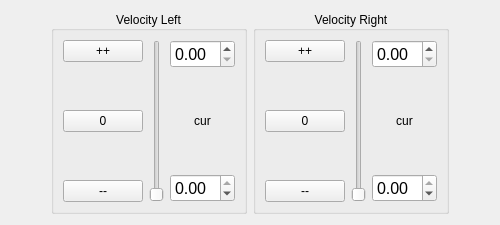
                    <widget class="QWidget" name="steering_control_separate_tab_widget">
                      <attribute name="title">
                        <string>Seperate</string>
                      </attribute>
                      <layout class="QHBoxLayout" name="steering_control_separate_tab_widget_horizontal_layout">
                        <item>
                          <spacer name="steering_control_separate_tab_widget_horizontal_layout_upper_spacer">
                            <property name="orientation">
                              <enum>Qt::Horizontal</enum>
                            </property>
                            <property name="sizeHint" stdset="0">
                              <size>
                                <width>40</width>
                                <height>20</height>
                              </size>
                            </property>
                          </spacer>
                        </item>
                        <item>
                          <layout class="QHBoxLayout" name="steering_control_separate_horizontal_layout">
                            <!-- steering control separate left start -->
                            <item>
                              <widget class="QGroupBox" name="steering_control_separate_left_group_box">
                                <property name="title">
                                  <string>Velocity Left</string>
                                </property>
                                <property name="alignment">
                                  <set>Qt::AlignCenter</set>
                                </property>

                                <layout class="QHBoxLayout" name="steering_control_separate_left_horizontal_layout">
                                  <item>
                                    <layout class="QVBoxLayout" name="steering_control_separate_left_button">
                                      <item>
                                        <widget class="QPushButton" name="steering_control_separate_left_button_increase">
                                          <property name="text">
                                            <string>++</string>
                                          </property>
                                        </widget>
                                      </item>
                                      <item>
                                        <spacer name="steering_control_separate_left_button_upper_spacer">
                                          <property name="orientation">
                                            <enum>Qt::Vertical</enum>
                                          </property>
                                          <property name="sizeHint" stdset="0">
                                            <size>
                                              <width>20</width>
                                              <height>40</height>
                                            </size>
                                          </property>
                                        </spacer>
                                      </item>
                                      <item>
                                        <widget class="QPushButton" name="steering_control_separate_button_left_reset">
                                          <property name="text">
                                            <string>0</string>
                                          </property>
                                        </widget>
                                      </item>
                                      <item>
                                        <spacer name="steering_control_separate_left_button_lower_spacer">
                                          <property name="orientation">
                                            <enum>Qt::Vertical</enum>
                                          </property>
                                          <property name="sizeHint" stdset="0">
                                            <size>
                                              <width>20</width>
                                              <height>40</height>
                                            </size>
                                          </property>
                                        </spacer>
                                      </item>
                                      <item>
                                        <widget class="QPushButton" name="steering_control_separate_left_button_decrease">
                                          <property name="text">
                                            <string>--</string>
                                          </property>
                                        </widget>
                                      </item>
                                    </layout>
                                  </item>
                                  <item>
                                    <widget class="QSlider" name="steering_control_separate_left_slider">
                                      <property name="orientation">
                                        <enum>Qt::Vertical</enum>
                                      </property>
                                    </widget>
                                  </item>
                                  <item>
                                    <layout class="QVBoxLayout" name="steering_control_separate_left_value">
                                      <item>
                                        <widget class="QDoubleSpinBox" name="steering_control_separate_left_value_maximum">
                                          <property name="font">
                                            <font>
                                              <pointsize>12</pointsize>
                                            </font>
                                          </property>
                                          <property name="minimum">
                                            <double>0.000000000000000</double>
                                          </property>
                                          <property name="maximum">
                                            <double>2.000000000000000</double>
                                          </property>
                                          <property name="singleStep">
                                            <double>0.100000000000000</double>
                                          </property>
                                        </widget>
                                      </item>
                                      <item>
                                        <spacer name="steering_control_separate_left_value_upper_spacer">
                                          <property name="orientation">
                                            <enum>Qt::Vertical</enum>
                                          </property>
                                          <property name="sizeHint" stdset="0">
                                            <size>
                                              <width>20</width>
                                              <height>40</height>
                                            </size>
                                          </property>
                                        </spacer>
                                      </item>
                                      <item>
                                        <widget class="QLabel" name="steering_control_separate_left_value_current">
                                          <property name="text">
                                            <string>cur</string>
                                          </property>
                                          <property name="alignment">
                                            <set>Qt::AlignCenter</set>
                                          </property>
                                        </widget>
                                      </item>
                                      <item>
                                        <spacer name="steering_control_separate_left_value_lower_spacer">
                                          <property name="orientation">
                                            <enum>Qt::Vertical</enum>
                                          </property>
                                          <property name="sizeHint" stdset="0">
                                            <size>
                                              <width>20</width>
                                              <height>40</height>
                                            </size>
                                          </property>
                                        </spacer>
                                      </item>
                                      <item>
                                        <widget class="QDoubleSpinBox" name="steering_control_separate_left_value_minimum">
                                          <property name="font">
                                            <font>
                                              <pointsize>12</pointsize>
                                            </font>
                                          </property>
                                          <property name="minimum">
                                            <double>-2.000000000000000</double>
                                          </property>
                                          <property name="maximum">
                                            <double>0.000000000000000</double>
                                          </property>
                                          <property name="singleStep">
                                            <double>0.100000000000000</double>
                                          </property>
                                        </widget>
                                      </item>
                                    </layout>
                                  </item>
                                </layout>

                              </widget>
                            </item>
                            <!-- steering control separate left end -->

                            <!-- steering control separate right start -->
                            <item>
                              <widget class="QGroupBox" name="steering_control_separate_right_group_box">
                                <property name="title">
                                  <string>Velocity Right</string>
                                </property>
                                <property name="alignment">
                                  <set>Qt::AlignCenter</set>
                                </property>
                                <layout class="QHBoxLayout" name="steering_control_separate_right_horizontal_layout">
                                  <item>
                                    <layout class="QVBoxLayout" name="steering_control_separate_right_button">
                                      <item>
                                        <widget class="QPushButton" name="steering_control_separate_right_button_increase">
                                          <property name="text">
                                            <string>++</string>
                                          </property>
                                        </widget>
                                      </item>
                                      <item>
                                        <spacer name="steering_control_separate_right_button_upper_spacer">
                                          <property name="orientation">
                                            <enum>Qt::Vertical</enum>
                                          </property>
                                          <property name="sizeHint" stdset="0">
                                            <size>
                                              <width>20</width>
                                              <height>40</height>
                                            </size>
                                          </property>
                                        </spacer>
                                      </item>
                                      <item>
                                        <widget class="QPushButton" name="steering_control_separate_button_right_reset">
                                          <property name="text">
                                            <string>0</string>
                                          </property>
                                        </widget>
                                      </item>
                                      <item>
                                        <spacer name="steering_control_separate_right_button_lower_spacer">
                                          <property name="orientation">
                                            <enum>Qt::Vertical</enum>
                                          </property>
                                          <property name="sizeHint" stdset="0">
                                            <size>
                                              <width>20</width>
                                              <height>40</height>
                                            </size>
                                          </property>
                                        </spacer>
                                      </item>
                                      <item>
                                        <widget class="QPushButton" name="steering_control_separate_right_button_decrease">
                                          <property name="text">
                                            <string>--</string>
                                          </property>
                                        </widget>
                                      </item>
                                    </layout>
                                  </item>
                                  <item>
                                    <widget class="QSlider" name="steering_control_separate_right_slider">
                                      <property name="orientation">
                                        <enum>Qt::Vertical</enum>
                                      </property>
                                    </widget>
                                  </item>
                                  <item>
                                    <layout class="QVBoxLayout" name="steering_control_separate_right_value">
                                      <item>
                                        <widget class="QDoubleSpinBox" name="steering_control_separate_right_value_maximum">
                                          <property name="font">
                                            <font>
                                              <pointsize>12</pointsize>
                                            </font>
                                          </property>
                                          <property name="minimum">
                                            <double>0.000000000000000</double>
                                          </property>
                                          <property name="maximum">
                                            <double>2.000000000000000</double>
                                          </property>
                                          <property name="singleStep">
                                            <double>0.100000000000000</double>
                                          </property>
                                        </widget>
                                      </item>
                                      <item>
                                        <spacer name="steering_control_separate_right_value_upper_spacer">
                                          <property name="orientation">
                                            <enum>Qt::Vertical</enum>
                                          </property>
                                          <property name="sizeHint" stdset="0">
                                            <size>
                                              <width>20</width>
                                              <height>40</height>
                                            </size>
                                          </property>
                                        </spacer>
                                      </item>
                                      <item>
                                        <widget class="QLabel" name="steering_control_separate_right_value_current">
                                          <property name="text">
                                            <string>cur</string>
                                          </property>
                                          <property name="alignment">
                                            <set>Qt::AlignCenter</set>
                                          </property>
                                        </widget>
                                      </item>
                                      <item>
                                        <spacer name="steering_control_separate_right_value_lower_spacer">
                                          <property name="orientation">
                                            <enum>Qt::Vertical</enum>
                                          </property>
                                          <property name="sizeHint" stdset="0">
                                            <size>
                                              <width>20</width>
                                              <height>40</height>
                                            </size>
                                          </property>
                                        </spacer>
                                      </item>
                                      <item>
                                        <widget class="QDoubleSpinBox" name="steering_control_separate_right_value_minimum">
                                          <property name="font">
                                            <font>
                                              <pointsize>12</pointsize>
                                            </font>
                                          </property>
                                          <property name="minimum">
                                            <double>-2.000000000000000</double>
                                          </property>
                                          <property name="maximum">
                                            <double>0.000000000000000</double>
                                          </property>
                                          <property name="singleStep">
                                            <double>0.100000000000000</double>
                                          </property>
                                        </widget>
                                      </item>
                                    </layout>
                                  </item>
                                </layout>
                              </widget>
                            </item>
                            <!-- steering control separate right end -->
                          </layout>
                        </item>
                        <item>
                          <spacer name="revolute_control_separate_tab_widget_vertical_layout_lower_spacer">
                            <property name="orientation">
                              <enum>Qt::Horizontal</enum>
                            </property>
                            <property name="sizeHint" stdset="0">
                              <size>
                                <width>40</width>
                                <height>20</height>
                              </size>
                            </property>
                          </spacer>
                        </item>
                      </layout>
                    </widget>
